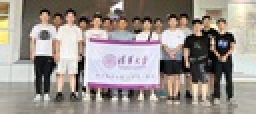
%> input picture image_process/Chapter_4/photo.jpg, 128 x 57 px, shrunk from 1706 x 755 before the run (shown 2 times larger)
$ octave Four_3_2.m   (GNU Octave 9; MATLAB toolbox functions it lacks are replaced by stand-ins)
%> lines starting %> are read from the running program, lines starting %| are printed output that depends on the picture
### image_process/faceIdentify.m
function img_show = faceIdentify(img, L, v)
% 返回识别人脸的图像

faceSize = [60, 60];
imgSize = [size(img, 1), size(img, 2)];

rectangleLen = 4;
epsilon = 0.32;
img_show = img;
yStep = 10;
xStep = 10;
rectangleNum = 0;

% 记录矩形顶点
yxs = zeros(4, 300);
% 依次为y1, x1, y2, x2，内边框

% 画红框
for row = 1:yStep:(imgSize(1)-faceSize(1))

    for col = 1:xStep:(imgSize(2)-faceSize(2))

        leftBond = col;
        rightBond = col + faceSize(2);
        upperBond = row;
        lowerBond = row + faceSize(1);

        imgPiece = img(upperBond:lowerBond, leftBond:rightBond, :);

        u = getImgVec(imgPiece, L);

        d = 1 - sum(sqrt(u.*v));

        if d < epsilon
            img_show = drawRedRectangle(img_show, upperBond, leftBond, lowerBond, rightBond, rectangleLen);

            rectangleNum = rectangleNum + 1;
            yxs(:, rectangleNum) = [upperBond+rectangleLen;leftBond+rectangleLen;lowerBond-rectangleLen;rightBond-rectangleLen];
        end
    end
end

% 消重复画的框
isInRectangle = false;
for y = 1:imgSize(1)
    for x = 1:imgSize(2)
        for yxIdx = 1:rectangleNum
            if y > yxs(1, yxIdx) && y < yxs(3, yxIdx) && x > yxs(2, yxIdx) && x < yxs(4, yxIdx)
                isInRectangle = true;
                break;
            end
        end
        if isInRectangle
            img_show(y, x, :) = img(y, x, :);
        end
        isInRectangle = false;
    end
end

end

### image_process/Four_3_2.m
clear all;
img = imread("Chapter_4\photo.jpg");
%> img is the input picture: size 57x128x3 uint8; mean R, G, B 154.3, 145.5, 139.3
img = imresize(img, [size(img, 1) size(img, 2)*2]);
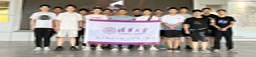
%> img: size 57x256x3 uint8; mean R, G, B 154.3, 145.5, 139.3
L = 4;

load("Chapter_4\v_L4.mat");
img_show = faceIdentify(img, L, u_bar);
%> after the loop in faceIdentify, `for row = 1:yStep:(imgSize(1)-faceSize(1))`: rectangleNum = 0; yxs = 300 columns, first 8: [0 0 0 0 0 0 0 0; 0 0 0 0 0 0 0 0; 0 0 0 0 0 0 0 0; 0 0 0 0 0 0 0 0]
imshow(img_show);
